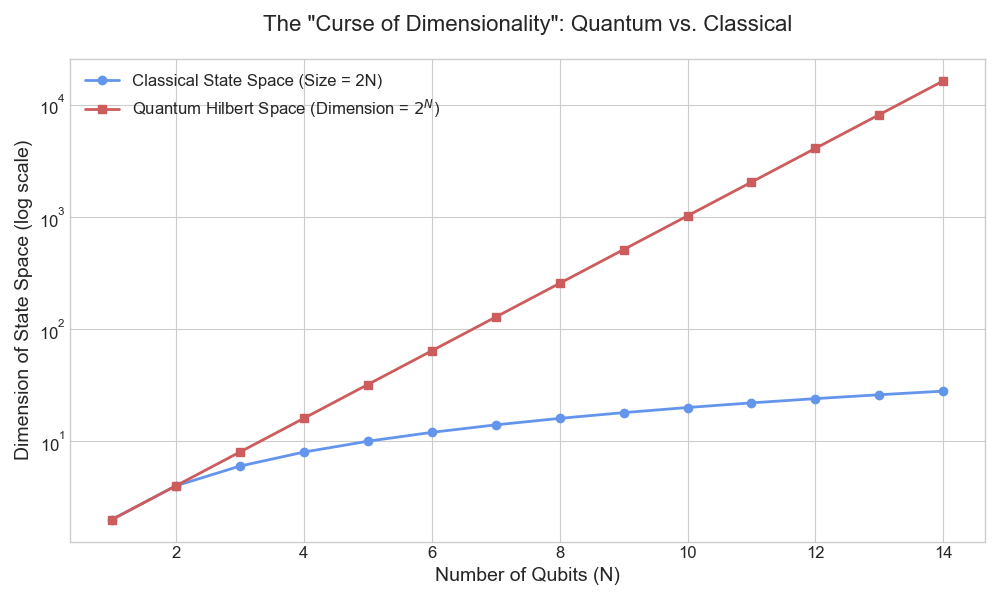

This chart was generated by the following Python code:
import matplotlib.pyplot as plt
import numpy as np

def generate_hilbert_space_plot():
    """
    Generates and saves a plot comparing the growth of classical and quantum state spaces.
    """
    # --- Data Preparation ---
    N = np.arange(1, 15)  # Number of particles/qubits
    # Classical system size grows linearly (e.g., 2 states per particle)
    classical_dim = 2 * N
    # Quantum system size grows exponentially (2^N complex numbers for N qubits)
    quantum_dim = 2**N

    # --- Plotting ---
    plt.style.use('seaborn-v0_8-whitegrid')
    fig, ax = plt.subplots(figsize=(10, 6))

    ax.plot(N, classical_dim, 'o-', color='cornflowerblue', label='Classical State Space (Size = 2N)', lw=2)
    ax.plot(N, quantum_dim, 's-', color='indianred', label=r'Quantum Hilbert Space (Dimension = $2^N$)', lw=2)

    # Using a logarithmic scale for the y-axis to make the quantum growth visible
    ax.set_yscale('log')

    # --- Labels and Titles ---
    ax.set_xlabel('Number of Qubits (N)', fontsize=14)
    ax.set_ylabel('Dimension of State Space (log scale)', fontsize=14)
    title = 'The "Curse of Dimensionality": Quantum vs. Classical'
    ax.set_title(title, fontsize=16, pad=20)
    ax.legend(fontsize=12)
    ax.tick_params(axis='both', which='major', labelsize=12)
    plt.tight_layout()

    # --- Save the figure ---
    filename = "hilbert_space_growth.png"
    plt.savefig(filename)
    print(f"Image saved as {filename}")
    plt.show()

if __name__ == '__main__':
    generate_hilbert_space_plot()
